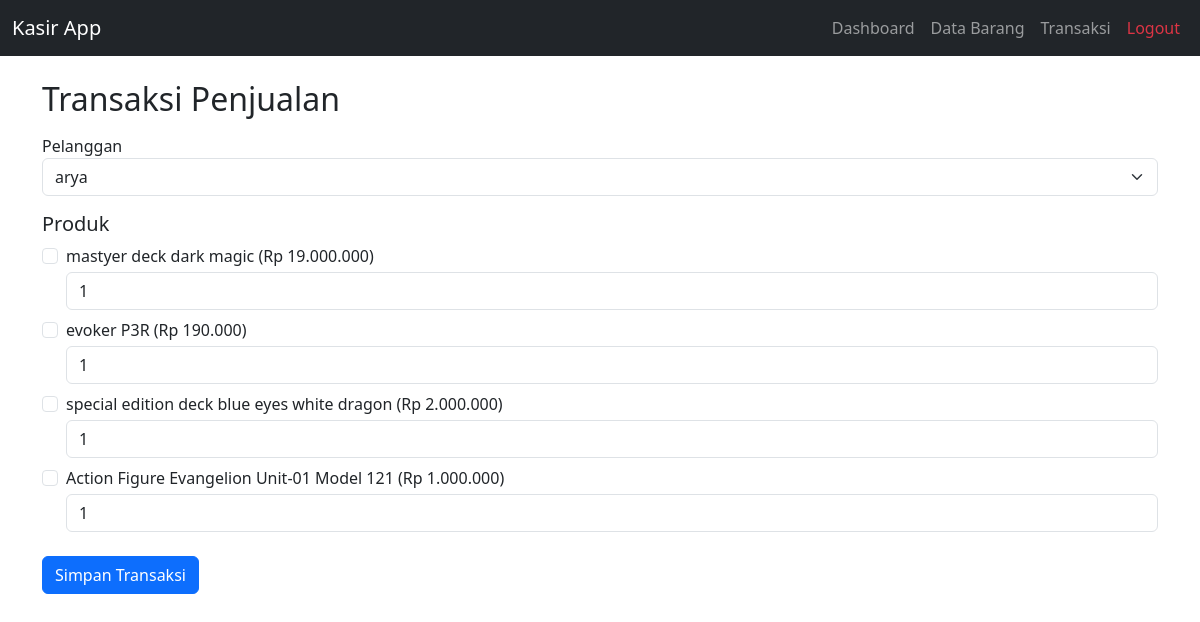
The page /penjualan.php (signed in) on the database its author committed.
### tables this page shows
CREATE TABLE `produk` (
  `ProdukID` int(11) NOT NULL,
  `NamaProduk` varchar(100) NOT NULL,
  `Harga` decimal(10,2) NOT NULL,
  `Stok` int(11) NOT NULL,
  `Foto` varchar(225) DEFAULT 'avatar.jpeg'
);

### penjualan.php (the view, shortened to what this page needs)
<?php
include "confing.php";
include "header.php";
?>
<h2 class="mb-3">Transaksi Penjualan</h2>
<form method="post">
  <div class="mb-3">
    <label>Pelanggan</label>
    <select name="pelanggan" class="form-select">
      <?php
      $p = mysqli_query($koneksi, "SELECT * FROM pelanggan");
      while ($row = mysqli_fetch_assoc($p)) {
          echo "<option value='".$row['PelangganID']."'>".$row['NamaPelanggan']."</option>";
      }
      ?>
    </select>
  </div>
  <h5>Produk</h5>
  <?php
  $q = mysqli_query($koneksi, "SELECT * FROM produk WHERE Stok > 0");
  while ($row = mysqli_fetch_assoc($q)) {
      echo "<div class='form-check mb-2'>
              <input class='form-check-input' type='checkbox' name='produk[]' value='".$row['ProdukID']."'>
              <label class='form-check-label'>".$row['NamaProduk']." (Rp ".number_format($row['Harga'],0,',','.').")</label>
              <input type='number' name='jumlah[]' class='form-control mt-1' value='1' min='1'>
            </div>";
  }
  ?>
  <button type="submit" name="simpan" class="btn btn-primary mt-3">Simpan Transaksi</button>
</form>
<?php include "footer.php"; ?>

### rows shown on the page
produk: NamaProduk "mastyer deck dark magic", Harga "19.000.000"
produk: NamaProduk "evoker P3R", Harga "190.000"
produk: NamaProduk "special edition deck blue eyes white dragon", Harga "2.000.000"
produk: NamaProduk "Action Figure Evangelion Unit-01 Model 121", Harga "1.000.000"

### other values the page prints
form field pelanggan "arya"
